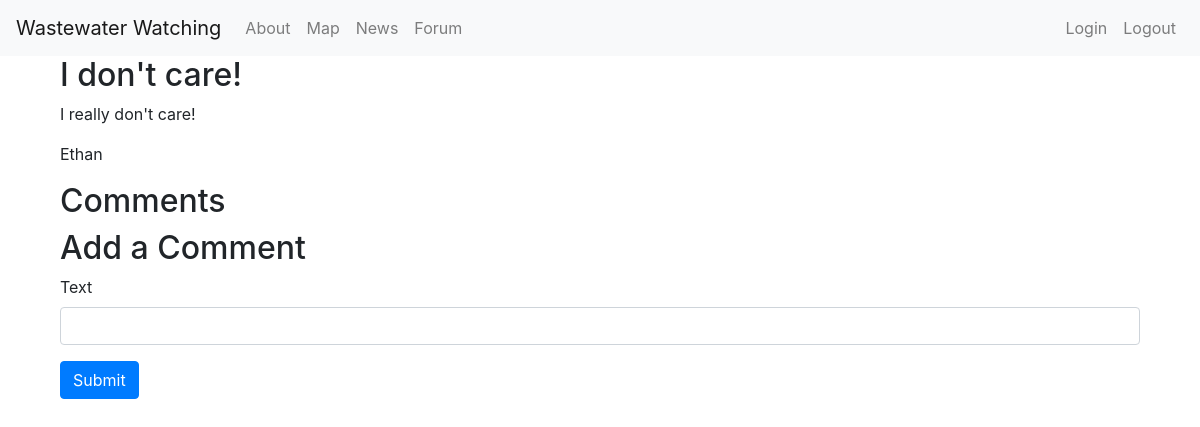
Screenshot of /forum/topic/2 with the database file from the repository.
### app.py (models this page shows)
class Topic(db.Model):
    id: Mapped[int] = mapped_column(primary_key=True)
    title: Mapped[str] = mapped_column(unique=True)
    user: Mapped[str]
    description: Mapped[str]

### app.py (the view)
@app.route('/forum/topic/<int:id>', methods=["GET", "POST"])
def topic(id):
    curr_name = 'Guest'
    if current_user.is_authenticated:
        curr_name = current_user.name
    topic = db.get_or_404(Topic, id)
    comments = Comment.query.filter_by(topicId=id).all()
    return render_template('forum/topic.html', topic=topic, comments=comments, name=curr_name)

### templates/forum/topic.html (shortened to what this page needs)
{% extends 'base.html' %}
{% block content %}
    <div class="container">
        <h2>{{topic['title']}}</h2>
        <p>{{topic['description']}}</p>
        <p>{{topic['user']}}</p>
        <h2>Comments</h2>
        <h2>Add a Comment</h2>
        <form action="/forum/topic/{{topic.id}}" method="post">
            <div class="mb-3">
                <label for="text" class="form-label">Text</label>
                <input type="text" name="text" class="form-control" id="text" aria-describedby="textContent">
            </div>
            <button type="submit" class="btn btn-primary">Submit</button>
        </form>
    </div>
{% endblock %}

### rows the page displays
Topic: title "I don't care!", description "I really don't care!", user "Ethan"
